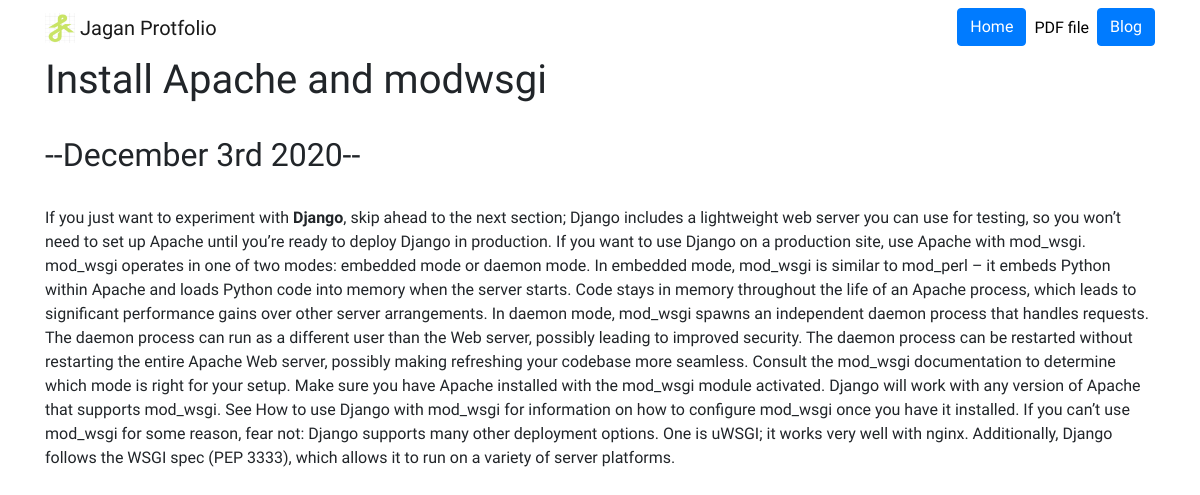
The app's page /blog/4/ with its own data.
### blog/models.py (models this page shows, shortened)
class Blog(models.Model):
    title = models.CharField(max_length=100)
    description = models.TextField()
    date = models.DateField()

### blog/views.py (the view)
# urls.py: path('<int:blog_id>/', views.detail, name ='detail'),
def detail(request, blog_id):
    blog = get_object_or_404(Blog, pk=blog_id)
    return render(request, 'blog/detail.html',{'blog':blog})

### blog/templates/blog/detail.html
{% extends 'portfolio/base.html' %}
{% block content %}
<h1>{{ blog.title }}</h1>
<br>
<h2>--{{ blog.date|date:'F jS Y' }}--</h2>
<br>
<p>{{ blog.description|safe }}
{% endblock %}

### portfolio/static/portfolio/custom.css (style rules this page uses)
body { font-family: 'Do Hyeon', sans-serif; }

### records on screen
Blog: title "Install Apache and modwsgi", date "December 3rd 2020", description "If you just want to experiment with Django , skip ahead to the next section; Django includes a lightweight web server you can use for testing, so you won’t need to set up Apache until you’re ready to deploy Django in production. If you want to use Django on a production site, use Apache with mod_wsgi. mod_wsgi operates in one of two modes: embedded mode or daemon mode. In embedded mode, mod_wsgi is similar to mod_perl – it embeds Python within Apache and loads Python code into memory when the server starts. Code stays in memory throughout the life of an Apache process, which leads to significant performance gains over other server arrangements. In daemon mode, mod_wsgi spawns an independent…"
